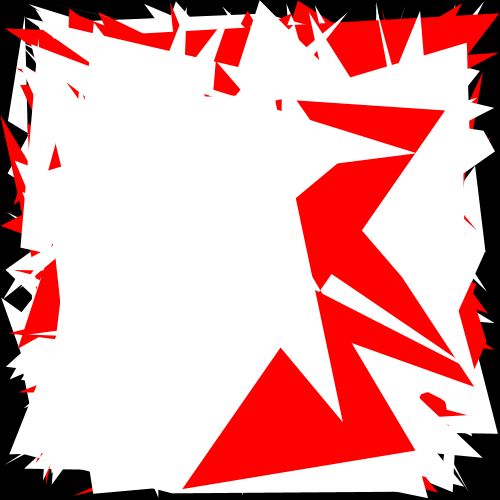
Frame 1 (no input)
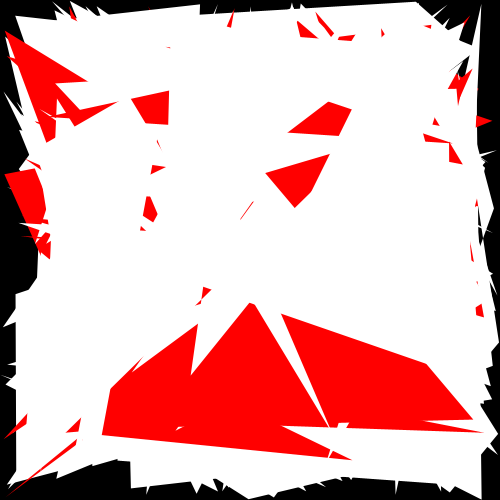
Frame 2 (the mouse pressed at the canvas centre, redrawn once)

The Processing sketch that drew these frames (run headless with seeded random() and noise(); the mouse was pressed at the canvas centre and the sketch redrawn once):

// Processing sketch: processing_61155
// ── processing_61155.pde

int totalObj;//variavel para o numero total de quadrados
float r,g,b;//variavel para a cor dos quadrados
float percent;//variavel para a percentagem de quadrados a cores
float probabilidade;//variavel para a probabilidade
int countProbabilidade;//variavel para contar quantos quadrados foram pintados

void setup(){/*Função que serve para fazer as definições*/
 size(500,500);//tamanho da tela
 smooth();//suavizar as formas
 noLoop();//definir para que não haja loop na composição
 totalObj = 200;//numero total de quadrados na composição
 percent = 50;//percentagem dos quadrados pintados (25%)
 probabilidade = 200 - percent;//teste de probabilidades
   countProbabilidade = 0;//counter de verificação dos quadrados pintados
}

void draw(){/*Função para desenhar*/
 background(0);//cor de fundo
 for (int i = 0; i < totalObj; i = i+1){//ciclo para os quadrados até desenhar 200 objectos
 float posX = random(width);//variavel de x1 dos quadrados
 float posY = random(height);//variavel de y1 dos quadrados
 float posX2 = random(width);//variavel de x2 dos quadrados
 float posY2 = random(height);//variavel de y2 dos quadrados
 float posX3 = random(width);//variavel de x3 dos quadrados
 float posY3 = random(height);//variavel de y3 dos quadrados
 float posX4 = random(width);//variavel de x4 dos quadrados
 float posY4 = random(height);//variavel de y4 dos quadrados
 
 
 if (random(200) > probabilidade){//condição para a probabilidade da cor seja vermelha
   r = 255;//cor vermelha
   g = 0;//cor verde
   b = 0;//cor azul
   
   countProbabilidade = countProbabilidade +1;//iniciar a variavel "countProbabilidade"

 }
 else{//se a condição if não se verificar entao executar condição else( cor branca)
   r = 255;//cor vermelha
   g = 255;//cor verde
   b = 255;//cor azul
 }
 fill(r,g,b);//cor dos quadrados
//quad(x1,y1,x2,y2,x3,y3,x4,y4);
quad(posX,posY,posX2,posY2,posX3,posY3,posX4,posY4);//desenhar os quadrados
noStroke();//sem contorno
 }
}
